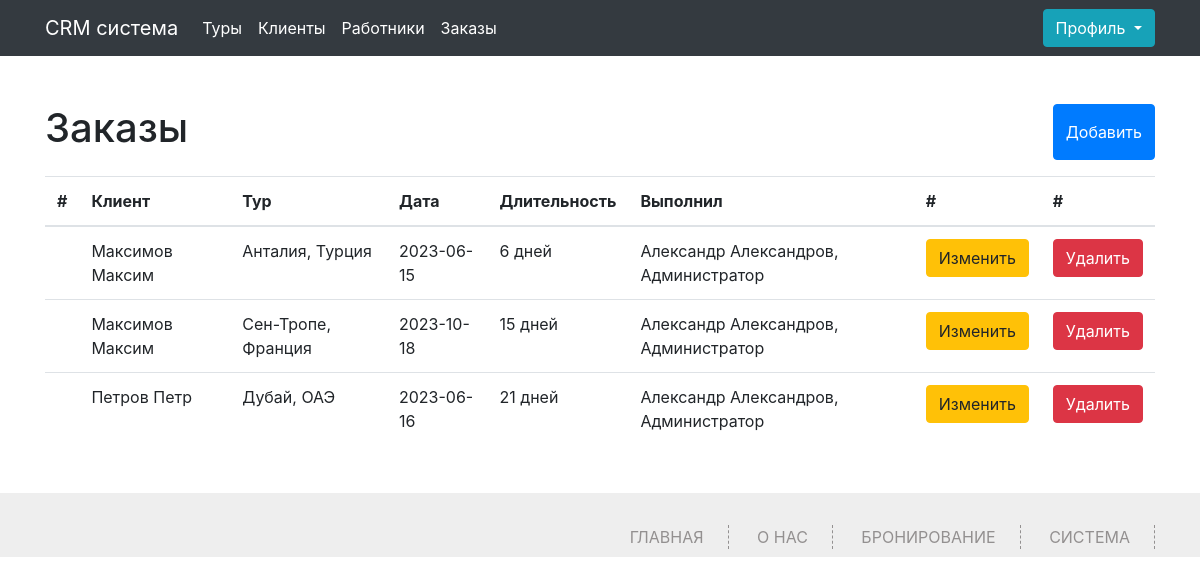
Page /orders (signed in) on the committed database.
### app.py (models this page shows, shortened)
class Orders(db.Model):
    id = db.Column(db.Integer,primary_key=True)
    id_client = db.Column(db.Integer, db.ForeignKey('client.id'))
    id_tur = db.Column(db.Integer, db.ForeignKey('tur.id'))
    id_worker = db.Column(db.Integer, db.ForeignKey('worker.id'))
    date = db.Column(db.String(100))

class Client(db.Model):
    id = db.Column(db.Integer,primary_key=True)
    name = db.Column(db.String(100))
    surname = db.Column(db.String(100))
    secondname = db.Column(db.String(100))
    phone = db.Column(db.Integer,unique=True)
    order_id = db.relationship('Orders', backref='client', lazy='dynamic')

class Tur(db.Model):
    id = db.Column(db.Integer,primary_key=True)
    title = db.Column(db.String(100))
    price = db.Column(db.Integer)
    duration = db.Column(db.Integer)
    order_id = db.relationship('Orders', backref='tur', lazy='dynamic')

class Worker(db.Model):
    id = db.Column(db.Integer,primary_key=True)
    name = db.Column(db.String(100))
    surname = db.Column(db.String(100))
    secondname = db.Column(db.String(100))
    phone = db.Column(db.Integer,unique=True)
    pasport = db.Column(db.Integer,unique=True)
    job = db.Column(db.String(100))
    password = db.Column(db.String(100))
    root = db.Column(db.Integer, default=0)
    order_id = db.relationship('Orders', backref='worker', lazy='dynamic')

### app.py (the view, shortened to what this page needs)
@app.route('/orders', methods=['GET', 'POST'])
def orders():
    if 'name' not in session:
        abort(401)
    orders = Orders.query.all()
    turs = Tur.query.all()
    clients = Client.query.all()
    worker = Worker.query.filter_by(phone=session['name']).first()
    clients_list = []
    worker_list = []
    tur_list = []
    for order in orders:
        q_client = Client.query.filter_by(id=order.id_client).first()
        clients_list.append(q_client)
        q_worker = Worker.query.filter_by(id=order.id_worker).first()
        worker_list.append(q_worker)
        q_tur = Tur.query.filter_by(id=order.id_tur).first()
        tur_list.append(q_tur)
    return render_template("orders.html",turs=turs,clients=clients,orders=orders,zip=zip,clients_list=clients_list,worker_list=worker_list, tur_list= tur_list)

### app.py (called while the page is built)
@app.context_processor
def inject_user():
    def get_user_name():
        if 'name' in session:
            return Worker.query.filter_by(phone=session['name']).first()
    return dict(active_user=get_user_name())

### templates/orders.html (shortened to what this page needs)
{% extends 'base.html' %}
{% block main %}
<div class="container">
	<div class="content my-5">
		<div class="d-flex justify-content-between my-3">
			<h1>Заказы</h1>
			<button type="button" class="btn btn-primary" data-toggle="modal" data-target="#exampleModal">
				Добавить
			  </button>
		</div>
  {% if not orders%}
  <h2>Список пуст!</h2>
  {%else%}
		<table class="table">
			<thead>
			  <tr>
				<th scope="col">#</th>
				<th scope="col">Клиент</th>
				<th scope="col">Тур</th>
				<th scope="col">Дата</th>
				<th scope="col">Длительность</th>
				<th scope="col">Выполнил</th>
				<th scope="col">#</th>
				<th scope="col">#</th>
			  </tr>
			</thead>
			<tbody>
				{%for order,client,tur,worker in zip(orders,clients_list,tur_list,worker_list)%}
			  <tr>
				<th scope="row"></th>
				<td>{{client.surname}} {{client.name}}</td>
				<td>{{tur.title}}</td>
				<td>{{order.date}}</td>
				<td>{{tur.duration}} дней</td>
				{%if worker%}
				<td>{{worker.name}} {{worker.surname}}, {{worker.job}}</td>
				{%else%}
				<td>Самостоятельно</td>
				{%endif%}
<td>				<button type="button" class="btn btn-warning" data-toggle="modal" data-target="#exampleModal{{order.id}}"> Изменить</button>
</td>
				<td><a href="/delete_order/{{order.id}}" class="btn btn-danger">Удалить</a></td>
			  </tr>
			  {%endfor%}
			</tbody>
		  </table>
		  {%endif%}
	</div>
</div>
{% endblock %}

### static/css/style.css (style rules this page uses)
html,body { font-family: 'Open Sans', sans-serif; background:#FFF; font-size:100%; }
*, *:after, *::before { -webkit-box-sizing: border-box; -moz-box-sizing: border-box; box-sizing: border-box; }

### rows in the picture
Orders: surname "Максимов", name "Максим", title "Анталия, Турция", date "2023-06-15", duration "6", name "Александр", surname "Александров", job "Администратор"
Orders: surname "Максимов", name "Максим", title "Сен-Тропе, Франция", date "2023-10-18", duration "15", name "Александр", surname "Александров", job "Администратор"
Orders: surname "Петров", name "Петр", title "Дубай, ОАЭ", date "2023-06-16", duration "21", name "Александр", surname "Александров", job "Администратор"
